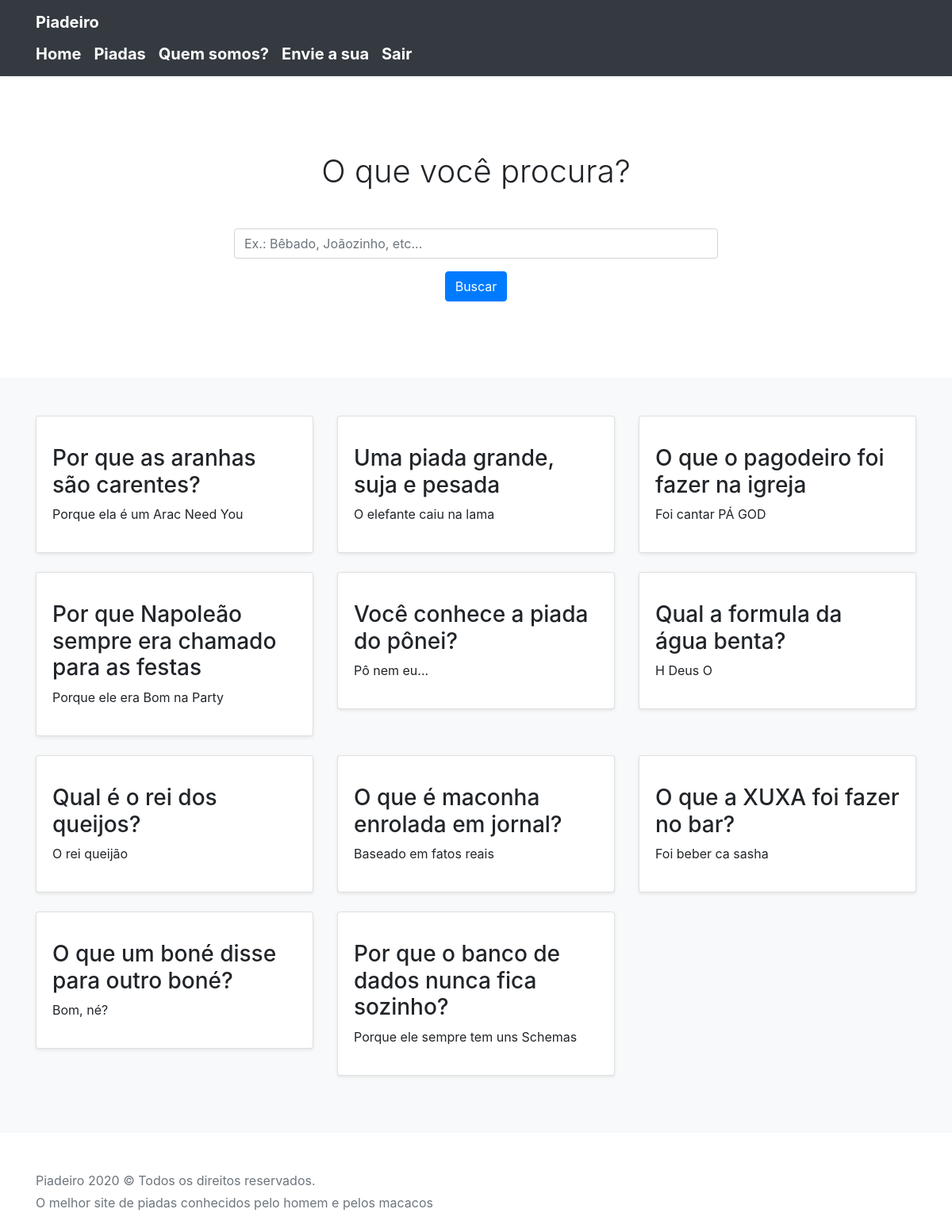
The page /index.php?page=piadas (signed in) on the database its author committed.
### tables this page shows
CREATE TABLE IF NOT EXISTS `piadas` (
  `id` int(11) NOT NULL AUTO_INCREMENT,
  `titulo` varchar(50) NOT NULL,
  `texto` text NOT NULL,
  PRIMARY KEY (`id`)
);

### pages/piadas.php (the view, shortened to what this page needs)
<?php
    include(__DIR__ . '/../database/Database.php');
    if(isset($_GET['palavra_chave']) && !empty($_GET['palavra_chave'])) {
        $palavraChave = $_GET['palavra_chave'];
        $query = $pdo->query("SELECT * FROM piadas WHERE titulo LIKE '%{$palavraChave}%'");
    } else {
        $query = $pdo->query("SELECT * FROM piadas");
    }
    $piadas = $query->fetchAll();
?>
<section class="jumbotron text-center">
    <div class="container">
        <h1 class="jumbotron-heading">O que você procura?</h1>
        <form action="" method="get">
            <div class="form-group mt-5">
                <input type="text" name="palavra_chave" class="form-control" placeholder="Ex.: Bêbado, Joãozinho, etc...">
            </div>
            <button type="submit" class="btn btn-primary">Buscar</button>
        </form>
    </div>
</section>
<div class="album py-5 bg-light">
    <div class="container">
        <div class="row">
            <?php if(count($piadas) > 0): ?>
                <?php foreach($piadas as $piada): ?>
                <div class="col-md-4">
                    <div class="card mb-4 shadow-sm">
                    <div class="card-body">
                        <p class="card-text">
                            <h3><?php echo $piada['titulo']; ?></h3>
                            <p><?php echo $piada['texto']; ?></p>
                        </p>
                    </div>
                    </div>
                </div>
                <?php endforeach; ?>
            <?php else: ?>
                <div class="col-md">
                    <h2>Não foram encontradas piadas!</h2>
                </div>
            <?php endif; ?>
        </div>
    </div>
</div>

### index.php (shortened to what this page needs)
<!doctype html>
<html lang="en">
  <head>
    <link href="assets/css/bootstrap.min.css" rel="stylesheet">
    <link href="assets/css/album.css" rel="stylesheet">
  </head>
  <body>
    <header>
      <div class="navbar navbar-dark bg-dark shadow-sm">
        <div class="container d-flex justify-content-between">
          <a href="#" class="navbar-brand d-flex align-items-center">
            <strong>Piadeiro</strong>
          </a>
        </div>
        <div class="container d-flex justify-content-start">
          <a href="./index.php" class="navbar-brand d-flex align-start">
            <strong>Home</strong>
          </a>
          <a href="./index.php?page=piadas" class="navbar-brand d-flex align-start">
            <strong>Piadas</strong>
          </a>
          <a href="./index.php?page=quem_somos" class="navbar-brand d-flex align-start">
            <strong>Quem somos?</strong>
          </a>
          <a href="./index.php?page=envie" class="navbar-brand d-flex align-start">
            <strong>Envie a sua</strong>
          </a>
          <a href="./index.php?acao=sair" class="navbar-brand d-flex align-start">
            <strong>Sair</strong>
          </a>
        </div>
      </div>
    </header>
    <main role="main">
      <?php
      $page = $_GET['page'] ?? 'home';
      include(__DIR__ . './pages/' . $page . '.php');
      ?>
    </main>
    <footer class="text-muted">
      <div class="container">
        <p>Piadeiro 2020 &copy; Todos os direitos reservados.</p>
        <p>O melhor site de piadas conhecidos pelo homem e pelos macacos</p>
      </div>
    </footer>
  </body>
</html>

### assets/css/album.css (style rules this page uses)
:root { --jumbotron-padding-y: 3rem; }
.jumbotron { padding-top: var(--jumbotron-padding-y); padding-bottom: var(--jumbotron-padding-y); margin-bottom: 0; background-color: #fff; }
@media (min-width: 768px) { .jumbotron { padding-top: calc(var(--jumbotron-padding-y) * 2); padding-bottom: calc(var(--jumbotron-padding-y) * 2); } }
.jumbotron-heading { font-weight: 300; }
.jumbotron .container { max-width: 40rem; }
footer { padding-top: 3rem; padding-bottom: 3rem; }
footer p { margin-bottom: .25rem; }

### rows shown on the page
piadas: titulo "Por que as aranhas são carentes?", texto "Porque ela é um Arac Need You"
piadas: titulo "Uma piada grande, suja e pesada", texto "O elefante caiu na lama"
piadas: titulo "O que o pagodeiro foi fazer na igreja", texto "Foi cantar PÁ GOD"
piadas: titulo "Por que Napoleão sempre era chamado para as festas", texto "Porque ele era Bom na Party"
piadas: titulo "Você conhece a piada do pônei?", texto "Pô nem eu..."
piadas: titulo "Qual a formula da água benta?", texto "H Deus O"
piadas: titulo "Qual é o rei dos queijos?", texto "O rei queijão"
piadas: titulo "O que é maconha enrolada em jornal?", texto "Baseado em fatos reais"
piadas: titulo "O que a XUXA foi fazer no bar?", texto "Foi beber ca sasha"
piadas: titulo "O que um boné disse para outro boné?", texto "Bom, né?"
piadas: titulo "Por que o banco de dados nunca fica sozinho?", texto "Porque ele sempre tem uns Schemas"
